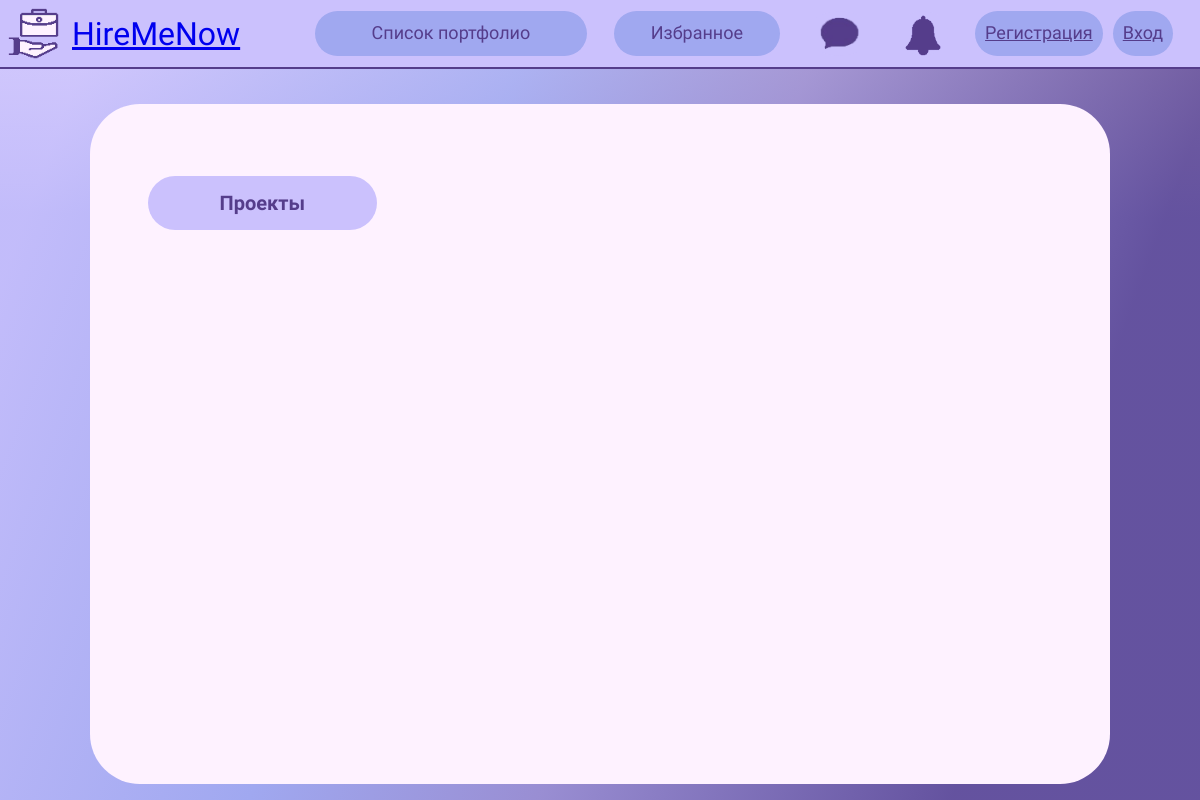
/watch-portfolio/wedyzza/, run on an earlier commit of the app's database.
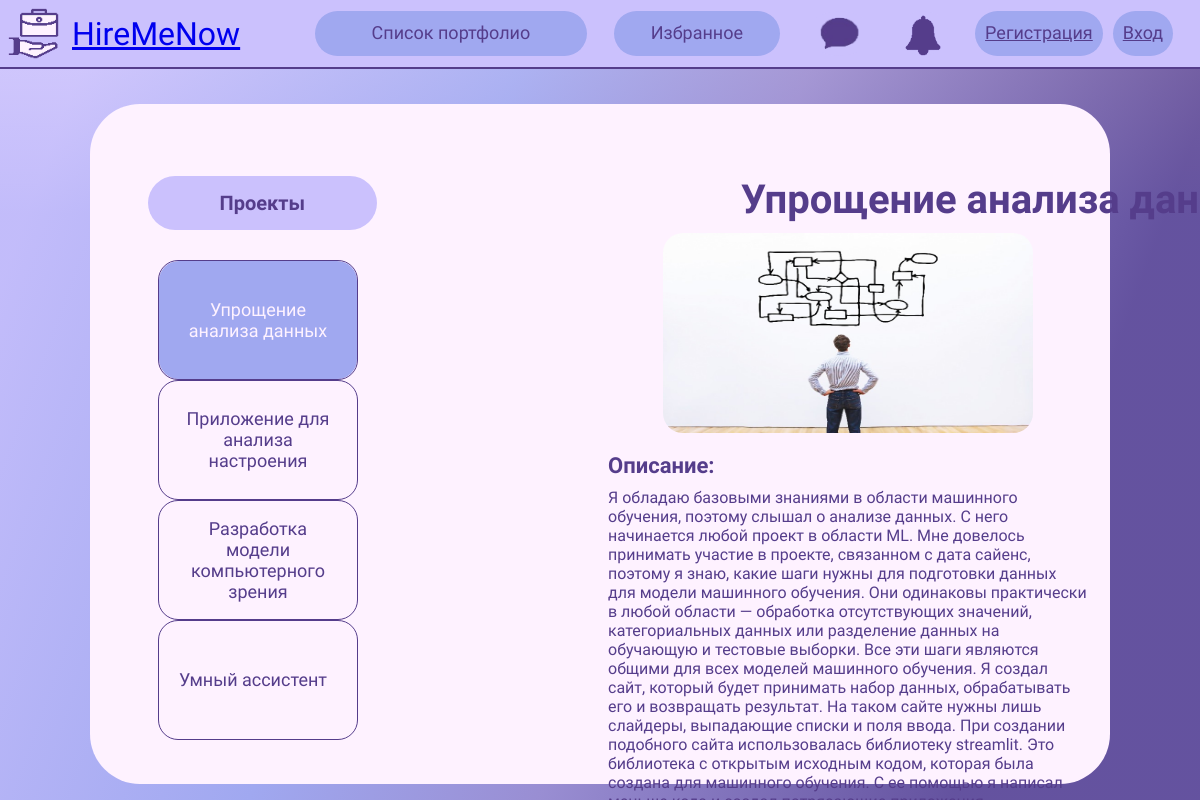
And on a later commit of the database.
### mainApp/models.py (models this page shows, shortened)
class Portfolio(models.Model):
    user = models.ForeignKey(User, on_delete=models.SET_NULL, null=True)
    name = models.CharField(max_length=150, blank=False)
    image = models.ImageField(upload_to='images/', default='../static/img/photo404.jpg', validators=[FileExtensionValidator(allowed_extensions=['png', 'jpg', 'jpeg'])], blank=False)
    description = models.CharField(max_length=2000, blank=False)
    link = models.CharField(max_length=250, blank=True)
    created = models.DateTimeField(auto_now_add=True)
    class Meta:
        ordering = ['-created']

### mainApp/views.py (the view)
# urls.py: path('watch-portfolio/<str:username>/', views.watch_portfolio, name='watch-portfolio'),
def watch_portfolio(request, username):
    user = User.objects.get(username=username)
    portfolios = Portfolio.objects.filter(user=user)
    context = {
        'portfolios': portfolios
    }
    return render(request, 'portfolio.html', context)

### templates/portfolio.html (shortened to what this page needs)
{% load static %}
<!DOCTYPE html>
<html lang="ru" dir="ltr">
  <head>
    <link rel="stylesheet" href="{% static 'css/edit-portfolio.css' %}">
  </head>
  <body>
    <div id="nav-bar">
		<a href="{% url 'home' %}" id="header">
			<img id="main-logo" src="{% static 'img/logo.png' %}" alt="logo">
            <h1 id="name">HireMeNow</h1>
        </a>
		<div id="buttons">
			<button class="btn" id="portfolio-list">Список портфолио</button>
			<button class="btn" id="favorite">Избранное</button>
			<a href="{% url 'chat_template' %}" id="chat">
			<img src="{% static 'img/chat.png' %}" width="65px" alt="chat">
			</a>
			<button id="notice">
			<img src="{% static 'img/notice.png' %}" width="50px" alt="notice">
			</button>
            {% if user.is_authenticated %}
            <div id="enter">
				<a href="{% url 'profile' request.user.username %}" class="btn" id="profile"><img id="profile-picture" src="{% static 'img/profile.png' %}" width="40px">Профиль</a>
				<a href="{% url 'logout' %}" class="btn" id="logout">Выйти</a>
			</div>
            {% else %}
			<div id="enter">
				<a href="{% url 'register' %}" class="btn" id="reg">Регистрация</a>
				<a href="{% url 'login' %}" class="btn" id="log">Вход</a>
			</div>
            {% endif %}
		</div>
	</div>
	<div class="hero">
          <div class="tabs">
            <div class="tab-header">
              <h2 id="project">Проекты</h2>
                {% for portfolio in portfolios %}
                    {% if portfolio == portfolios.first %}
                        <div class="active">{{ portfolio.name }}</div>
                    {% else %}
                        <div>{{ portfolio.name }}</div>
                    {% endif %}
                {% endfor %}
            </div>
            <div class="tab-body">
                {% for portfolio in portfolios %}
                    {% if portfolio == portfolios.first %}
                        <div class="active">
                            <h2>{{ portfolio.name }}</h2>
                            <div id="nails">
                                <img id="resnici" src="{{ portfolio.image.url }}">
                            </div>
                            <h3>Описание:</h3>
                            <p>{{ portfolio.description }}</p>
                        </div>
                    {% else %}
                        <div>
                        </div>
                    {% endif %}
                {% endfor %}
          </div>
	</div>
   </body>
</html>

### static/css/edit-portfolio.css (style rules this page uses)
* { margin: 0; padding: 0; box-sizing: border-box; font-family: 'Comfortaa'; }
body { width: 100vw; height: 100vh; background: linear-gradient(110.2deg, rgba(203, 193, 253, 0.8) 7%, rgba(160, 168, 240, 0.8) 36.37%, rgba(151, 135, 203, 0.8) 55.83%, rgba(85, 61, 139, 0.8) 83.36%), linear-gradient(180.21deg, #FEF2FF 0.19%, #A0A8F0 27.03%);; overflow: hidden; color: #553d8b; }
#header { display: flex; align-items: center; justify-content: left; gap: 5px; }
#nav-bar { display: flex; align-items: center; flex-direction: row; background: #CBC1FD; border-bottom: 2px solid #553D8B; }
#buttons { width: 100%; display: flex; justify-content: space-evenly; }
#main-logo { width: 67px; height: 67px; }
#name { position: flex; display: flex; width: 216px; height: 40px; font-weight: 400; font-size: 32px; line-height: 40px; }
.btn { display: flex; flex-direction: row; justify-content: center; align-items: center; padding: 10px; background: #A0A8F0; border-radius: 25px; font-weight: 400; font-size: 18px; line-height: 22px; text-align: center; border: none; height: 45.83px; color: #553d8b; }
#portfolio-list { width: 272.41px; cursor: pointer; }
#favorite { width: 166.02px; cursor: pointer; }
#chat { display: flex; align-items: center; height: 45px; border: none; border-radius: 50%; cursor: pointer; background: #CBC1FD; }
#notice { height: 45px; border: none; border-radius: 50%; cursor: pointer; background: #CBC1FD; }
#enter { display: flex; flex-direction: row; gap: 10px; }
::placeholder { color: #553D8B; }
.hero { margin: 35px auto; width: 1820px; max-width: 85vw; height: 2030px; max-height: 85vh; background: #FEF2FF; border-radius: 50px; }
#project { display: flex; margin-bottom: 30px; margin-right: 50px; margin-left: -10px; background: #CBC1FD; border-radius: 54px; width: 228.56px; height: 53.83px; padding: 10px; font-size: 20px; line-height: 22px; align-items: center; justify-content: center; }
.tabs { position:fixed; width:60vw; height:60vh; display:flex; justify-content: left; margin-left: 68px; top: 22vh; }
.tabs .tab-header { width:200px; height:100%; text-align: center; justify-content: center; }
.tabs .tab-header div { position:relative; height:25%; border:1px solid #553D8B; border-radius: 20px; font-weight:400; font-size:18px; padding:0px 20px; display:flex; align-items:center; cursor:pointer; }
.tabs .tab-header div:before { content:""; position:absolute; top:0; left:-100%; width:0%; height:100%; background:#A0A8F0; z-index:-1; border-radius: 20px; }
.tabs .tab-header div.active { color:#FEF2FF; }
.tabs .tab-header div.active:before { left:0px; width:100%; transition:all 300ms ease-in-out; }
.tabs .tab-header div.active:after { left:calc(100% - 15px); transition:all 100ms ease-in-out 300ms; }
.tabs .tab-body { margin:0 auto; transition:all 400ms ease-in-out; }
.tabs .tab-body > div { margin-left: 250px; width:40vw; height:100vh; padding:40vh 0px; display: flex; position: relative; top: -40vh; flex-direction: column; }
.tabs .tab-body div h2 { font-size:40px; width: 1000px; margin-left: -100px; margin-bottom:10px; color:#553D8B; display: flex; align-items: center; justify-content: center; }
.tabs .tab-body div p { margin-top: 10px; display: flex; align-items: center; justify-content: center; }
.tabs .tab-body div h3 { font-size:22px; color:#553D8B; margin-top: 20px; display: flex; align-items: center; justify-content: left; }
#nails { margin-left: 0px; display: flex; align-items: center; justify-content: space-evenly; }
#resnici { width: 370px; height: 200px; display: flex; align-items: center; justify-content: center; border-radius: 20px; }

What changed in the data, as far as the page shows it:
added Portfolio: name "Упрощение анализа данных", name "Упрощение анализа…", image (picture), description "Я обладаю базовыми знаниями в области машинного обучения, поэтому слышал о анализе данных. С него начинается любой проект в области ML. Мне довелось принимать участие в проекте, связанном с дата сайенс, поэтому я знаю, какие шаги нужны для подготовки данных для модели машинного обучения. Они одинаковы практически в любой области — обработка отсутствующих значений, категориальных данных или разделение данных на обучающую и тестовые выборки. Все эти шаги являются общими для всех моделей машинного обучения. Я создал сайт, который будет принимать набор данных, обрабатывать его и возвращать результат. На таком сайте нужны лишь слайдеры, выпадающие списки и поля ввода. При создании подобного…"
added Portfolio: name "Приложение для анализа настроения"
added Portfolio: name "Разработка модели компьютерного зрения", shown under "Проекты"
added Portfolio: name "Умный ассистент", shown under "Проекты"
